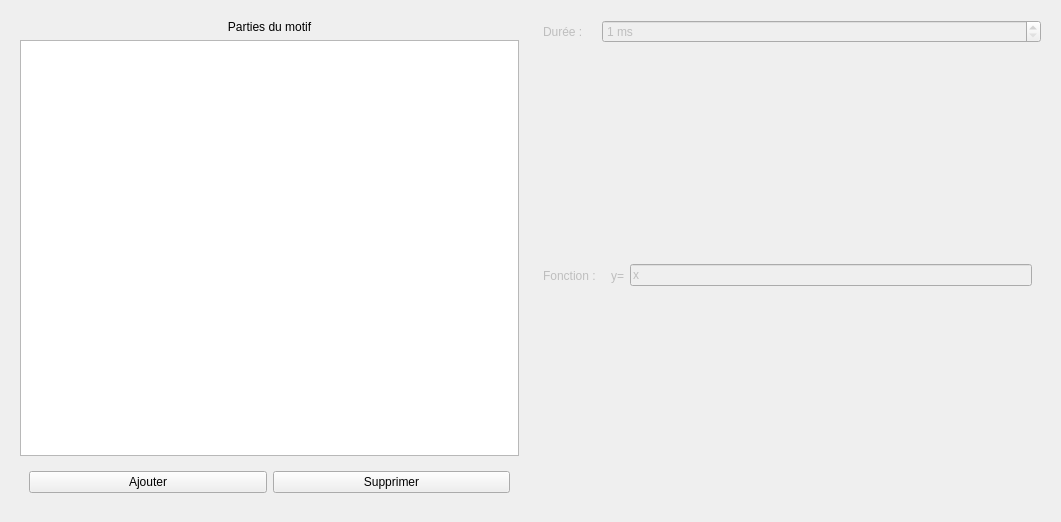
<?xml version="1.0" encoding="UTF-8"?>
<ui version="4.0">
 <class>CustMathFuncWindow</class>
 <widget class="QWidget" name="CustMathFuncWindow">
  <property name="geometry">
   <rect>
    <x>0</x>
    <y>0</y>
    <width>1061</width>
    <height>522</height>
   </rect>
  </property>
  <property name="windowTitle">
   <string>Form</string>
  </property>
  <layout class="QHBoxLayout" name="horizontalLayout">
   <item>
    <widget class="QWidget" name="widget_6" native="true">
     <layout class="QVBoxLayout" name="verticalLayout_8">
      <item>
       <widget class="QLabel" name="label_12">
        <property name="text">
         <string>&lt;html&gt;&lt;head/&gt;&lt;body&gt;&lt;p align=&quot;center&quot;&gt;Parties du motif&lt;/p&gt;&lt;/body&gt;&lt;/html&gt;</string>
        </property>
       </widget>
      </item>
      <item>
       <widget class="QListWidget" name="partList"/>
      </item>
      <item>
       <widget class="QWidget" name="widget_8" native="true">
        <layout class="QHBoxLayout" name="horizontalLayout_6">
         <item>
          <widget class="QPushButton" name="addButton">
           <property name="text">
            <string>Ajouter</string>
           </property>
          </widget>
         </item>
         <item>
          <widget class="QPushButton" name="deleteButton">
           <property name="text">
            <string>Supprimer</string>
           </property>
          </widget>
         </item>
        </layout>
       </widget>
      </item>
     </layout>
    </widget>
   </item>
   <item>
    <widget class="QWidget" name="paramsWidget" native="true">
     <property name="enabled">
      <bool>false</bool>
     </property>
     <layout class="QVBoxLayout" name="verticalLayout_9">
      <item>
       <layout class="QGridLayout" name="gridLayout_6">
        <item row="0" column="1">
         <widget class="QSpinBox" name="durationSpin">
          <property name="suffix">
           <string> ms</string>
          </property>
          <property name="minimum">
           <number>1</number>
          </property>
          <property name="maximum">
           <number>100000</number>
          </property>
         </widget>
        </item>
        <item row="0" column="0">
         <widget class="QLabel" name="label_13">
          <property name="text">
           <string>Durée :</string>
          </property>
         </widget>
        </item>
        <item row="1" column="0">
         <widget class="QLabel" name="label_14">
          <property name="text">
           <string>Fonction :</string>
          </property>
         </widget>
        </item>
        <item row="1" column="1">
         <widget class="QWidget" name="widget_9" native="true">
          <layout class="QHBoxLayout" name="horizontalLayout_8">
           <item>
            <widget class="QLabel" name="label_15">
             <property name="text">
              <string>y=</string>
             </property>
            </widget>
           </item>
           <item>
            <widget class="QLineEdit" name="functionEdit">
             <property name="text">
              <string>x</string>
             </property>
            </widget>
           </item>
          </layout>
         </widget>
        </item>
       </layout>
      </item>
     </layout>
    </widget>
   </item>
  </layout>
 </widget>
 <resources/>
 <connections/>
</ui>
